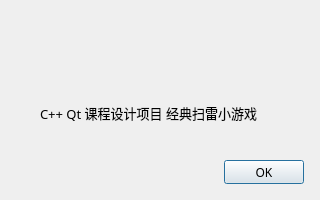
<?xml version="1.0" encoding="UTF-8"?>
<ui version="4.0">
 <class>AboutDialog</class>
 <widget class="QDialog" name="AboutDialog">
  <property name="windowModality">
   <enum>Qt::NonModal</enum>
  </property>
  <property name="geometry">
   <rect>
    <x>0</x>
    <y>0</y>
    <width>320</width>
    <height>200</height>
   </rect>
  </property>
  <property name="minimumSize">
   <size>
    <width>320</width>
    <height>200</height>
   </size>
  </property>
  <property name="maximumSize">
   <size>
    <width>320</width>
    <height>200</height>
   </size>
  </property>
  <property name="windowTitle">
   <string>关于 Mine Sweeper</string>
  </property>
  <property name="autoFillBackground">
   <bool>false</bool>
  </property>
  <property name="sizeGripEnabled">
   <bool>false</bool>
  </property>
  <widget class="QPushButton" name="pCloseButton">
   <property name="geometry">
    <rect>
     <x>224</x>
     <y>160</y>
     <width>80</width>
     <height>24</height>
    </rect>
   </property>
   <property name="font">
    <font>
     <family>微软雅黑</family>
    </font>
   </property>
   <property name="text">
    <string>OK</string>
   </property>
  </widget>
  <widget class="QLabel" name="pIntroductionLabel">
   <property name="geometry">
    <rect>
     <x>40</x>
     <y>105</y>
     <width>240</width>
     <height>16</height>
    </rect>
   </property>
   <property name="font">
    <font>
     <family>微软雅黑</family>
     <pointsize>10</pointsize>
    </font>
   </property>
   <property name="text">
    <string>C++ Qt 课程设计项目 经典扫雷小游戏</string>
   </property>
   <property name="alignment">
    <set>Qt::AlignLeading|Qt::AlignLeft|Qt::AlignVCenter</set>
   </property>
  </widget>
  <widget class="QLabel" name="pTitleLabel">
   <property name="geometry">
    <rect>
     <x>0</x>
     <y>35</y>
     <width>320</width>
     <height>48</height>
    </rect>
   </property>
   <property name="styleSheet">
    <string notr="true">image: url(:/Images/title.png);</string>
   </property>
   <property name="text">
    <string/>
   </property>
  </widget>
 </widget>
 <resources/>
 <connections>
  <connection>
   <sender>pCloseButton</sender>
   <signal>clicked()</signal>
   <receiver>AboutDialog</receiver>
   <slot>close()</slot>
   <hints>
    <hint type="sourcelabel">
     <x>329</x>
     <y>264</y>
    </hint>
    <hint type="destinationlabel">
     <x>199</x>
     <y>149</y>
    </hint>
   </hints>
  </connection>
 </connections>
</ui>
